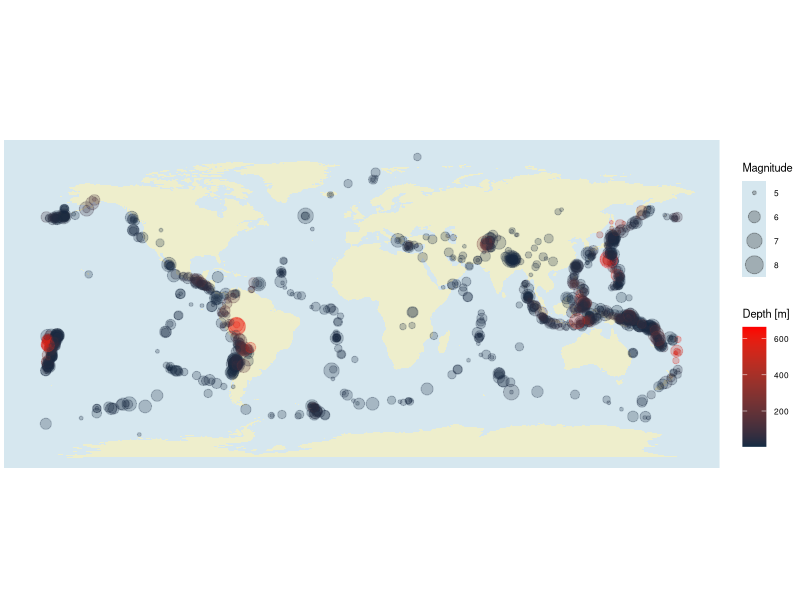

Reproduce this figure in R. (Note: a time limit stopped this script after it produced the figure.)
#
#    http://www.exegetic.biz/blog/category/science/earthquake/
#


# catalog <- read.csv(file.path("data", "earthquake-catalog.csv"), stringsAsFactors = FALSE)
catalog <- read.csv("2015_Magnitude-groesser-gleich-5.csv", stringsAsFactors = FALSE)

catalog <- catalog[c(12, 16, 17, 1, 2:5)]

require(ggplot2)
require(maps   )
require(grid   )

world.map <- map_data('world')

x11()

ggplot() +
geom_polygon(
   data = world.map,
   aes(x     = long,
       y     = lat,
       group = group),
   fill = "#EEEECC") +
geom_point(
    data  = catalog,
    alpha = 0.25,
    aes(x      = longitude,
        y      = latitude,
        size   = mag,
        colour = depth))  +
labs(x = NULL, y = NULL) +
scale_colour_gradient(
      "Depth [m]",
      high = "red") +
scale_size("Magnitude") +
coord_fixed(
  ylim = c(- 82.5,  87.5),
  xlim = c(-185  , 185  )) +
theme_classic() +
theme(
  axis.line        = element_blank(),
  axis.text        = element_blank(),
  axis.ticks       = element_blank(),
  plot.margin      = unit(c(3, 0, 0, 0),"mm"),
  legend.text      = element_text(size = 6),
  legend.title     = element_text(size = 8, face = "plain"),
  panel.background = element_rect(fill='#D6E7EF'))

Sys.sleep(1000)
